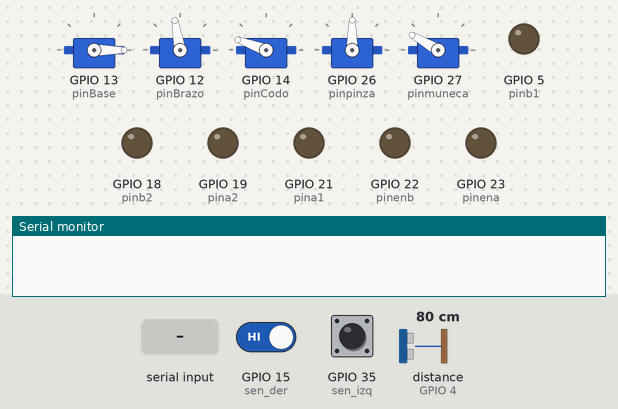
Recording of a sketch running on a simulated ESP32. Parts: 5 × servo, output pins drawn as LEDs (lit = HIGH), the last lines printed to the serial monitor. Wiring (inferred from the names in the program): ultrasonic range finder: trigger GPIO 2; echo GPIO 4. Dashed ring = blinking. The test bench sets the inputs (shaded band); at power-on: GPIO 15 (sen_der) HIGH, GPIO 35 (sen_izq) HIGH, distance to the obstacle (sensor on GPIO 4) 80 cm. The echo pulse lasts 58.3 µs per cm; pins used as bus, display or sensor lines are not drawn.

Above: at 12.2 s.
12.3 s: "AVOID_LINE\n" received over Serial
At 14.0 s:
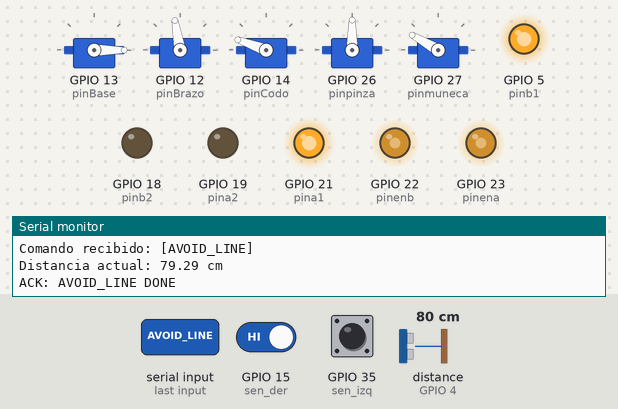
14.4 s: GPIO 15 (sen_der) driven LOW
At 16.0 s:
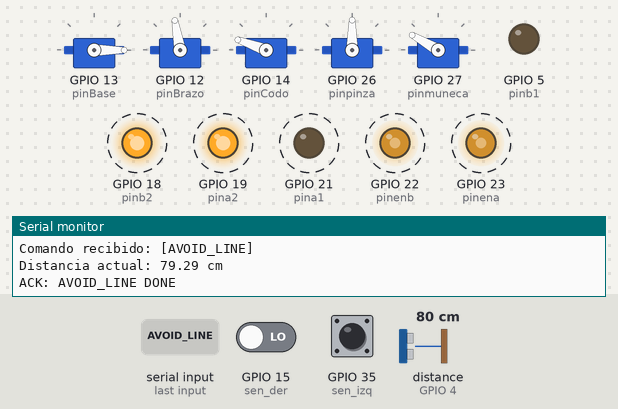
17.4 s: "PRE_RELEASE_CONE\n" received over Serial
At 18.7 s:
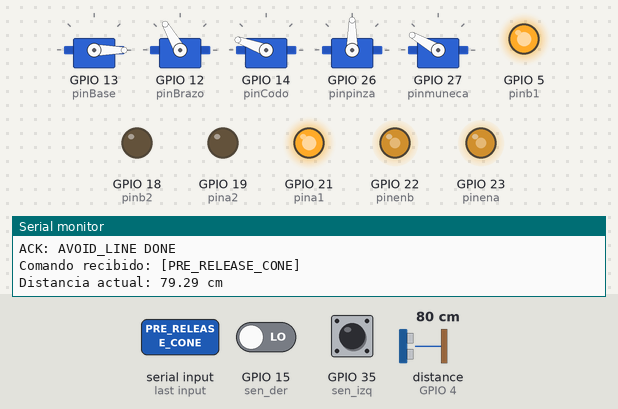
Timing chart, 0 to 37.5 s (numbered marks = the images above; inputs shaded):
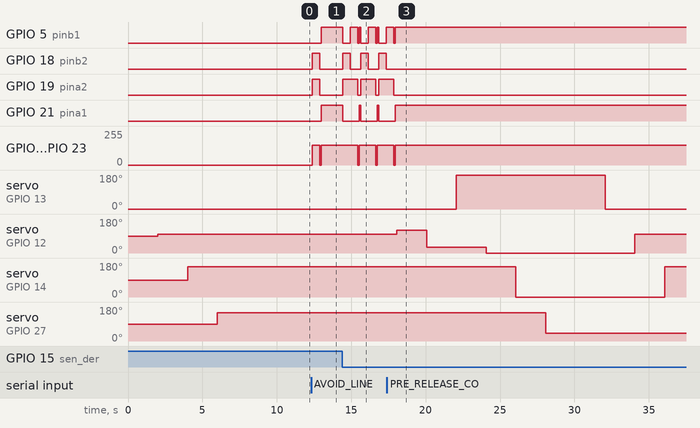

Measured:
- after the input at 12.3 s, GPIO 5 (pinb1), GPIO 21 (pina1): LOW → HIGH after 0.67 s; GPIO 18 (pinb2), GPIO 19 (pina2): LOW → HIGH after 0.07 s, → LOW 0.50 s later; GPIO 22 (pinenb), GPIO 23 (pinena): 0/255 → 150/255 after 0.07 s, → 0/255 0.50 s later, → 150/255 0.10 s later
- after the input at 14.4 s, GPIO 5 (pinb1): HIGH → LOW after 0.05 s, then repeats every 1.2 s: HIGH 0.50 s, LOW 0.10 s, HIGH 0.11 s, LOW 0.50 s; GPIO 18 (pinb2): alternates HIGH for 0.50 s and LOW for 0.71 s, starting after 0.05 s
- after the input at 17.4 s, GPIO 5 (pinb1), GPIO 21 (pina1): goes on until 18.0 s, then stays HIGH; GPIO 18 (pinb2): stops changing and stays LOW; GPIO 19 (pina2): goes on until 17.9 s, then stays LOW; GPIO 22 (pinenb), GPIO 23 (pinena): goes on until 18.0 s, then stays 150/255; servo on GPIO 13 (pinBase): 0° → 180° after 4.7 s, → 0° 10.0 s later

The sketch:

RASPI_1.ino
```cpp
#include <ESP32Servo.h>

//----------SENSOR ULTRASÃ“NICO--------------
const int pin_echo = 4;
const int pin_trigger = 2;

//-----------SENSORES DE LÃ NEA--------------
const int sen_izq = 35;
const int sen_der = 15;

//------------PUENTE H-------------------
const int pinena = 23;
const int pina1 = 21;
const int pina2 = 19;
const int pinb1 = 5;
const int pinb2 = 18;
const int pinenb = 22;

//------------BRAZO----------------
Servo base;
Servo brazo;
Servo codo;
Servo pinza;
Servo muneca;

const int pinBase = 13;
const int pinBrazo = 12;
const int pinCodo = 14;
const int pinpinza = 26;
const int pinmuneca = 27;

const int DISTANCIA_OBJETIVO = 25; // 25 cm

void setup() {
  Serial.begin(115200);

  // Configurar pines
  pinMode(pin_echo, INPUT);
  pinMode(pin_trigger, OUTPUT);
  pinMode(sen_izq, INPUT);
  pinMode(sen_der, INPUT);

  pinMode(pinena, OUTPUT);
  pinMode(pina1, OUTPUT);
  pinMode(pina2, OUTPUT);
  pinMode(pinb1, OUTPUT);
  pinMode(pinb2, OUTPUT);
  pinMode(pinenb, OUTPUT);

  configurarServo(base, pinBase, 500, 2500);
  configurarServo(brazo, pinBrazo, 500, 2500);
  configurarServo(codo, pinCodo, 500, 2500);
  configurarServo(pinza, pinpinza, 500, 2500);
  configurarServo(muneca, pinmuneca, 500, 2500);

  home_position();
  delay(1000);
}

float medirDistancia() {
  digitalWrite(pin_trigger, LOW);
  delayMicroseconds(2);
  digitalWrite(pin_trigger, HIGH);
  delayMicroseconds(10);
  digitalWrite(pin_trigger, LOW);

  long duracion = pulseIn(pin_echo, HIGH);
  float distancia = duracion * 0.034 / 2;
  return distancia;
}

void loop() {
  float distancia = medirDistancia();

  if (Serial.available() > 0) {
    String command = Serial.readStringUntil('\n');
    command.trim();

    Serial.println("Comando recibido: [" + command + "]");
    Serial.println("Distancia actual: " + String(distancia) + " cm");

    if (command == "MOVE_FORWARD") {
      avanzar();
      Serial.println("ACK: MOVE_FORWARD DONE");
    }
    else if (command == "STOP") {
      detener();
      Serial.println("ACK: STOP DONE");
    }
    else if (command == "COLLECT_CONE") {
      if (distancia <= DISTANCIA_OBJETIVO) {
        detener();
        recoger_cono();
        Serial.println("ACK: COLLECT_CONE DONE");
      } else {
        Serial.println("ERR: DISTANCE TOO FAR FOR COLLECT_CONE");
      }
    }
    else if (command == "PRE_RELEASE_CONE") {
      pre_soltar_cono();
      Serial.println("ACK: PRE_RELEASE_CONE DONE");
    }
    else if (command == "PUSH_CONE") {
      if (distancia <= DISTANCIA_OBJETIVO) {
        detener();
        empujar_cono();
        Serial.println("ACK: PUSH_CONE DONE");
      } else {
        Serial.println("ERR: DISTANCE TOO FAR FOR PUSH_CONE");
      }
    }
    else if (command == "HOME_POSITION") {
      home_position();
      Serial.println("ACK: HOME_POSITION DONE");
    }
    else if (command == "AVOID_LINE") {
      evitar_linea();
      Serial.println("ACK: AVOID_LINE DONE");
    }
    else {
      Serial.println("ERR: UNKNOWN COMMAND");
    }
  }

  if (digitalRead(sen_izq) == LOW || digitalRead(sen_der) == LOW) {
    evitar_linea();
  }

  delay(100);
}

void avanzar() {
  digitalWrite(pina1, HIGH);
  digitalWrite(pina2, LOW);
  digitalWrite(pinb1, HIGH);
  digitalWrite(pinb2, LOW);
  analogWrite(pinena, 150);
  analogWrite(pinenb, 150);
}

void detener() {
  digitalWrite(pina1, LOW);
  digitalWrite(pina2, LOW);
  digitalWrite(pinb1, LOW);
  digitalWrite(pinb2, LOW);
  analogWrite(pinena, 0);
  analogWrite(pinenb, 0);
}

void retroceder() {
  digitalWrite(pina1, LOW);
  digitalWrite(pina2, HIGH);
  digitalWrite(pinb1, LOW);
  digitalWrite(pinb2, HIGH);
  analogWrite(pinena, 150);
  analogWrite(pinenb, 150);
}

void girar_izquierda() {
  digitalWrite(pina1, LOW);
  digitalWrite(pina2, HIGH);
  digitalWrite(pinb1, HIGH);
  digitalWrite(pinb2, LOW);
  analogWrite(pinena, 150);
  analogWrite(pinenb, 150);
  delay(500);
}

void girar_derecha() {
  digitalWrite(pina1, HIGH);
  digitalWrite(pina2, LOW);
  digitalWrite(pinb1, LOW);
  digitalWrite(pinb2, HIGH);
  analogWrite(pinena, 150);
  analogWrite(pinenb, 150);
  delay(500);
}

void evitar_linea() {
  detener();
  retroceder();
  delay(500);
  detener();

  bool linea_izq = (digitalRead(sen_izq) == LOW);
  bool linea_der = (digitalRead(sen_der) == LOW);

  if (linea_izq && !linea_der) {
    girar_derecha();
  } else if (!linea_izq && linea_der) {
    girar_izquierda();
  } else {
    retroceder();
  }

  detener();
  delay(100);
  avanzar();
}

void empujar_cono() {
  moverServo(base, 90);
  delay(500);
  moverServo(brazo, 60);
  delay(500);
  moverServo(codo, 90);
  delay(500);
  moverServo(muneca, 90);
  delay(500);

  for (int i = 0; i < 3; i++) {
    moverServo(brazo, 30);
    delay(300);
    moverServo(brazo, 60);
    delay(300);
  }

  home_position();
}

void pre_soltar_cono() {
  moverServo(brazo, 120);
  delay(500);
  moverServo(brazo, 30);
  delay(500);
  moverServo(base, 180);
  delay(500);
  moverServo(brazo, 0);
  delay(500);
  moverServo(codo, 0);
  delay(500);
  moverServo(muneca, 40);
  delay(500);
  moverServo(pinza, 90);
  delay(500);
  home_position();
}

void recoger_cono() {
  moverServo(brazo, 130);
  delay(500);
  moverServo(codo, 60);
  delay(500);
  moverServo(muneca, 125);
  delay(500);
  moverServo(pinza, 50);
  delay(500);
  pre_soltar_cono();
  delay(500);
  home_position();
}

void home_position() {
  moverServo(base, 0);
  delay(500);
  moverServo(brazo, 100);
  delay(500);
  moverServo(codo, 160);
  delay(500);
  moverServo(muneca, 150);
  delay(500);
  moverServo(pinza, 90);
  delay(500);
}

void configurarServo(Servo &servo, int pin, int minUs, int maxUs) {
  servo.setPeriodHertz(50);
  servo.attach(pin, minUs, maxUs);
}

void moverServo(Servo &servo, int angulo) {
  if (servo.attached()) {
    servo.write(angulo);
    delay(1500);
  }
}
```
